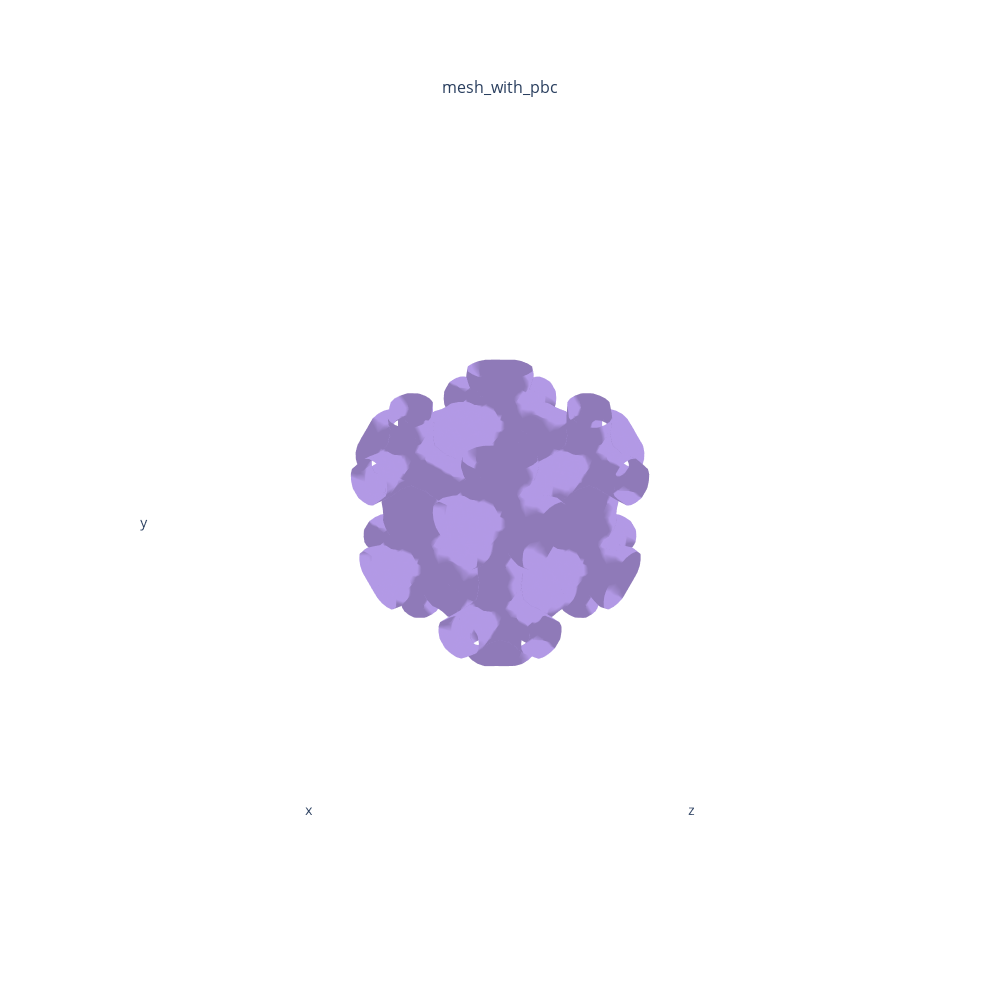

Notebook source saved alongside this figure:
### Code cell
a = np.load('MOF-5.npy')

new_verts, new_faces, normals, _ = skimage.measure.marching_cubes(a, level=0.02)

new_faces = new_faces.copy()
new_verts = new_verts.copy()


_, new_mesh = get_torch3dmesh(new_verts, new_faces, 'cpu')

# plot batch of meshes in different subplots
fig = plot_scene({
    "mesh_with_pbc": {
        "pred": new_mesh
    }
}
)
fig.update_layout(height=1000, width=1000)
fig.show()

#np.save('MOF-5_periodic', new_voxels)

### Figure 1 — Plotly figure (JSON) as saved in the notebook; plotly's stock layout.template omitted (floating-point values rounded to 4 significant figures; data arrays with more than 128 entries replaced by an {"elided": "..."} marker saying what was removed)
{"data": [{"i": {"elided": "15460 int values"}, "j": {"elided": "15460 int values"}, "k": {"elided": "15460 int values"}, "lighting": {"ambient": 0.8, "diffuse": 1, "facenormalsepsilon": 1e-06, "fresnel": 0, "roughness": 0.5, "specular": 0, "vertexnormalsepsilon": 1e-12}, "name": "pred", "scene": "scene", "type": "mesh3d", "vertexcolor": {"elided": "8082x3 float values"}, "x": {"elided": "8082 float values"}, "y": {"elided": "8082 float values"}, "z": {"elided": "8082 float values"}}], "layout": {"annotations": [{"font": {"size": 16}, "showarrow": false, "text": "mesh_with_pbc", "x": 0.5, "xanchor": "center", "xref": "paper", "y": 1, "yanchor": "bottom", "yref": "paper"}], "height": 1000, "scene": {"aspectmode": "cube", "camera": {"up": {"x": 0, "y": 1, "z": 0}}, "domain": {"x": [0, 1], "y": [0, 1]}, "xaxis": {"backgroundcolor": "#fff", "range": [-2.0, 2.0], "showaxeslabels": false, "showgrid": false, "showline": false, "showticklabels": false, "ticks": "", "zeroline": false}, "yaxis": {"backgroundcolor": "#fff", "range": [-2.0, 2.0], "showaxeslabels": false, "showgrid": false, "showline": false, "showticklabels": false, "ticks": "", "zeroline": false}, "zaxis": {"backgroundcolor": "#fff", "range": [-2.0, 2.0], "showaxeslabels": false, "showgrid": false, "showline": false, "showticklabels": false, "ticks": "", "zeroline": false}}, "width": 1000}}
